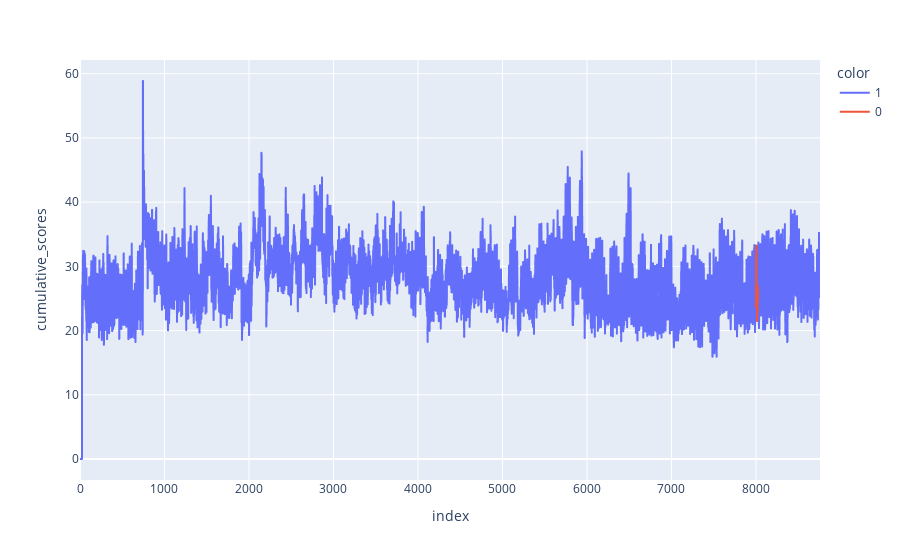

Source (notebook cell):
### Code cell
px.line(X, x=X.index, y='cumulative_scores', color=y)

### Figure 1 — Plotly figure (JSON) as saved in the notebook; plotly's stock layout.template omitted (floating-point values rounded to 4 significant figures; data arrays with more than 128 entries replaced by an {"elided": "..."} marker saying what was removed)
{"data": [{"hovertemplate": "color=1<br>index=%{x}<br>cumulative_scores=%{y}<extra></extra>", "legendgroup": "1", "line": {"color": "#636efa", "dash": "solid"}, "marker": {"symbol": "circle"}, "mode": "lines", "name": "1", "showlegend": true, "type": "scattergl", "x": {"elided": "8735 int values"}, "xaxis": "x", "y": {"elided": "8735 float values"}, "yaxis": "y"}, {"hovertemplate": "color=0<br>index=%{x}<br>cumulative_scores=%{y}<extra></extra>", "legendgroup": "0", "line": {"color": "#EF553B", "dash": "solid"}, "marker": {"symbol": "circle"}, "mode": "lines", "name": "0", "showlegend": true, "type": "scattergl", "x": [8000, 8001, 8002, 8003, 8004, 8005, 8006, 8007, 8008, 8009, 8010, 8011, 8012, 8013, 8014, 8015, 8016, 8017, 8018, 8019, 8020, 8021, 8022, 8023], "xaxis": "x", "y": [25.9, 23.65, 30.25, 32.29, 30.91, 33.2, 33.24, 27.72, 25.47, 24.18, 26.1, 25.3, 22.54, 21.5, 25.71, 26.37, 24.29, 23.8, 22.87, 24.24, 25.83, 26.97, 26.56, 24.82], "yaxis": "y"}], "layout": {"legend": {"title": {"text": "color"}, "tracegroupgap": 0}, "margin": {"t": 60}, "xaxis": {"anchor": "y", "domain": [0, 1], "title": {"text": "index"}}, "yaxis": {"anchor": "x", "domain": [0, 1], "title": {"text": "cumulative_scores"}}}}
